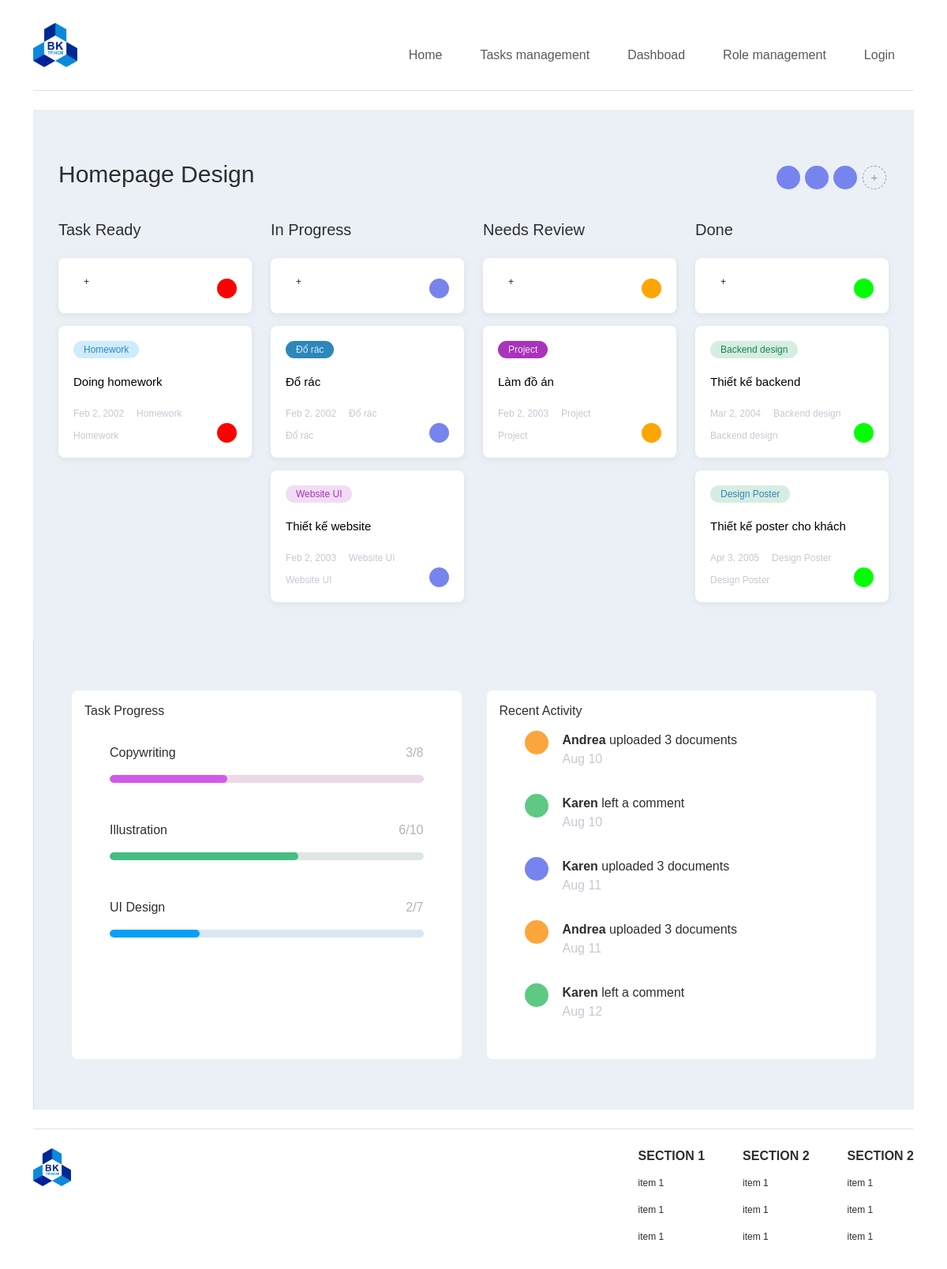
/Web-Programming-Assignment/homepage.php?page=dashboard, run on the app's committed database.
### tables this page shows
CREATE TABLE `task` (
  `description` varchar(200) NOT NULL,
  `deadline` datetime(6) NOT NULL,
  `name` varchar(20) NOT NULL,
  `status` enum('in progress','approved','done','need review') NOT NULL
);

### Web-Programming-Assignment/in_progress.php (the view, shortened to what this page needs)
<!DOCTYPE html>
<html>
<head>
    <link rel="stylesheet" href="dashboard.css">
</head>
<body>
    <div class='task blank-box' draggable='true'>
        <div class='task__tags'><span class='task__tag'>+</span><button class='task__options'><i class='fas fa-ellipsis-h'></i></button></div>
        <div class='task__stats'>
            <span class='task__in_progress'></span>
        </div>
    </div>
    <?php
    $conn = mysqli_connect("localhost", "root", "", "dashboard");
    $sql = "SELECT * FROM task WHERE status = 'in progress'";
    $result = mysqli_query($conn, $sql);
    while ($row = mysqli_fetch_assoc($result)) {
        echo "<div class='task' draggable='true' >";
        echo "<div class='task__tags'><span class='task__tag task__tag--" . $row['name'] . "'>" . $row['name'] . "</span><button class='task__options'><i class='fas fa-ellipsis-h'></i></button></div>";
        echo "<a href='homepage.php?page=task_description' style='color: black; text-decoration: none;' onclick='saveDescription(" . json_encode($row['description']) . ")'>";
        echo "<p>" . $row['description'] . "</p></a>";
        echo "<div class='task__stats'>";
        echo "<span><time datetime='" . $row['deadline'] . "'><i class='fas fa-flag'></i>" . date("M j, Y", strtotime($row['deadline'])) . "</time></span>";
        echo "<span><i class='fas fa-comment'></i>" . $row['name'] . "</span>";
        echo "</div>";
        echo "<div class='task__stats'>";
        echo "<span><i class='fas fa-paperclip'></i>" . $row['name'] . "</span>";
        echo "<span class='task__in_progress'></span>";
        echo "</div>";
        echo "</div>";
    }
    ?>
</body>
</html>

### Web-Programming-Assignment/approved.php (shortened to what this page needs)
<!DOCTYPE html>
<html>
<head>
    <link rel="stylesheet" href="dashboard.css">
</head>
<body>
    <div class='task blank-box' draggable='true'>
        <div class='task__tags'><span class='task__tag'>+</span><button class='task__options'><i class='fas fa-ellipsis-h'></i></button></div>
        <div class='task__stats'>
            <span class='task__approved'></span>
        </div>
    </div>
    <?php
    $conn = mysqli_connect("localhost", "root", "", "dashboard");
    $sql = "SELECT * FROM task WHERE status = 'approved'";
    $result = mysqli_query($conn, $sql);
    while ($row = mysqli_fetch_assoc($result)) {
        echo "<div class='task' draggable='true' >";
        echo "<div class='task__tags'><span class='task__tag task__tag--" . $row['name'] . "'>" . $row['name'] . "</span><button class='task__options'><i class='fas fa-ellipsis-h'></i></button></div>";
        echo "<a href='homepage.php?page=task_description' style='color: black; text-decoration: none;' onclick='saveDescription(" . json_encode($row['description']) . ")'>";
        echo "<p>" . $row['description'] . "</p></a>";
        echo "<div class='task__stats'>";
        echo "<span><time datetime='" . $row['deadline'] . "'><i class='fas fa-flag'></i>" . date("M j, Y", strtotime($row['deadline'])) . "</time></span>";
        echo "<span><i class='fas fa-comment'></i>" . $row['name'] . "</span>";
        echo "</div>";
        echo "<div class='task__stats'>";
        echo "<span><i class='fas fa-paperclip'></i>" . $row['name'] . "</span>";
        echo "<span class='task__approved'></span>";
        echo "</div>";
        echo "</div>";
    }
    ?>
</body>
</html>

### Web-Programming-Assignment/need_review.php (shortened to what this page needs)
<!DOCTYPE html>
<html>
<head>
    <link rel="stylesheet" href="dashboard.css">
</head>
<body>
    <div class='task blank-box' draggable='true'>
        <div class='task__tags'><span class='task__tag'>+</span><button class='task__options'><i class='fas fa-ellipsis-h'></i></button></div>
        <div class='task__stats'>
            <span class='task__need_review'></span>
        </div>
    </div>
    <?php
    $conn = mysqli_connect("localhost", "root", "", "dashboard");
    $sql = "SELECT * FROM task WHERE status = 'need review'";
    $result = mysqli_query($conn, $sql);
    while ($row = mysqli_fetch_assoc($result)) {
        echo "<div class='task' draggable='true' >";
        echo "<div class='task__tags'><span class='task__tag task__tag--" . $row['name'] . "'>" . $row['name'] . "</span><button class='task__options'><i class='fas fa-ellipsis-h'></i></button></div>";
        echo "<a href='homepage.php?page=task_description' style='color: black; text-decoration: none;' onclick='saveDescription(" . json_encode($row['description']) . ")'>";
        echo "<p>" . $row['description'] . "</p></a>";
        echo "<div class='task__stats'>";
        echo "<span><time datetime='" . $row['deadline'] . "'><i class='fas fa-flag'></i>" . date("M j, Y", strtotime($row['deadline'])) . "</time></span>";
        echo "<span><i class='fas fa-comment'></i>" . $row['name'] . "</span>";
        echo "</div>";
        echo "<div class='task__stats'>";
        echo "<span><i class='fas fa-paperclip'></i>" . $row['name'] . "</span>";
        echo "<span class='task__need_review'></span>";
        echo "</div>";
        echo "</div>";
    }
    ?>
</body>
</html>

### Web-Programming-Assignment/done.php (shortened to what this page needs)
<!DOCTYPE html>
<html>
<head>
    <link rel="stylesheet" href="dashboard.css">
</head>
<body>
    <div class='task blank-box' draggable='true'>
        <div class='task__tags'><span class='task__tag'>+</span><button class='task__options'><i class='fas fa-ellipsis-h'></i></button></div>
        <div class='task__stats'>
            <span class='task__done'></span>
        </div>
    </div>
    <?php
    $conn = mysqli_connect("localhost", "root", "", "dashboard");
    $sql = "SELECT * FROM task WHERE status = 'done'";
    $result = mysqli_query($conn, $sql);
    while ($row = mysqli_fetch_assoc($result)) {
        echo "<div class='task' draggable='true' >";
        echo "<div class='task__tags'><span class='task__tag task__tag--" . $row['name'] . "'>" . $row['name'] . "</span><button class='task__options'><i class='fas fa-ellipsis-h'></i></button></div>";
        echo "<a href='homepage.php?page=task_description' style='color: black; text-decoration: none;' onclick='saveDescription(" . json_encode($row['description']) . ")'>";
        echo "<p>" . $row['description'] . "</p></a>";
        echo "<div class='task__stats'>";
        echo "<span><time datetime='" . $row['deadline'] . "'><i class='fas fa-flag'></i>" . date("M j, Y", strtotime($row['deadline'])) . "</time></span>";
        echo "<span><i class='fas fa-comment'></i>" . $row['name'] . "</span>";
        echo "</div>";
        echo "<div class='task__stats'>";
        echo "<span><i class='fas fa-paperclip'></i>" . $row['name'] . "</span>";
        echo "<span class='task__done'></span>";
        echo "</div>";
        echo "</div>";
    }
    ?>
</body>
</html>

### Web-Programming-Assignment/css/dashboard.css (style rules this page uses)
:root { --bg: #ebf0f7; --header: #fbf4f6; --text: #2e2e2f; --white: #ffffff; --light-grey: #c4cad3; --tag-1: #ceecfd; --tag-1-text: #2e87ba; --tag-2: #d6ede2; --tag-2-text: #13854e; --tag-3: #ceecfd; --tag-3-text: #2d86ba; --tag-4: #f2dcf5; --tag-4-text: #a734ba; --purple: #7784ee; --red: #FF0000; --yellow: #FFA500; --green: #00FF00; }
* { margin: 0; padding: 0; box-sizing: border-box; font-family: "Poppins", sans-serif; }
body { color: var(--text); }
.task { cursor: move; background-color: var(--white); padding: 1rem; border-radius: 8px; width: 100%; box-shadow: rgba(99, 99, 99, 0.1) 0px 2px 8px 0px; margin-bottom: 1rem; border: 3px dashed transparent; }
.task p { font-size: 15px; margin: 1.2rem 0; }
.task__tag { border-radius: 100px; padding: 2px 13px; font-size: 12px; }
.task__tag--Website { color: var(--tag-4-text); background-color: var(--tag-4); }
.task__tag--Project { color: var(--tag-4); background-color: var(--tag-4-text); }
.task__tag--Homework { color: var(--tag-1-text); background-color: var(--tag-1); }
.task__tag--Đổ { color: var(--tag-1); background-color: var(--tag-1-text); }
.task__tag--Design { color: var(--tag-3-text); background-color: var(--tag-2); }
.task__tag--Backend { color: var(--tag-2-text); background-color: var(--tag-2); }
.task__tags { width: 100%; display: flex; align-items: center; justify-content: space-between; }
.task__stats { margin-top: 10px; position: relative; width: 100%; color: var(--light-grey); font-size: 12px; }
.task__stats span:not(:last-of-type) { margin-right: 1rem; }
.task__approved { width: 25px; height: 25px; border-radius: 100rem; background: var(--red); position: absolute; display: inline-block; right: 0; bottom: 0; }
.task__in_progress { width: 25px; height: 25px; border-radius: 100rem; background: var(--purple); position: absolute; display: inline-block; right: 0; bottom: 0; }
.task__need_review { width: 25px; height: 25px; border-radius: 100rem; background: var(--yellow); position: absolute; display: inline-block; right: 0; bottom: 0; }
.task__done { width: 25px; height: 25px; border-radius: 100rem; background: var(--green); position: absolute; display: inline-block; right: 0; bottom: 0; }

### data on the page
task: name "Homework", description "Doing homework", deadline "Feb 2, 2002"
task: name "Đổ rác", description "Đổ rác", deadline "Feb 2, 2002"
task: name "Website UI", description "Thiết kế website", deadline "Feb 2, 2003"
task: name "Project", description "Làm đồ án", deadline "Feb 2, 2003"
task: name "Backend design", description "Thiết kế backend", deadline "Mar 2, 2004"
task: name "Design Poster", description "Thiết kế poster cho khách", deadline "Apr 3, 2005"
